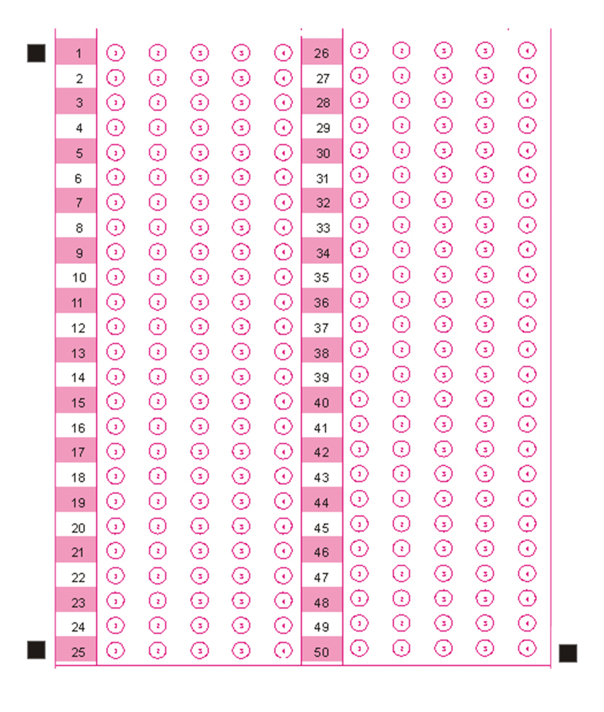
%> input picture Projeto/exemplo teste.jpg, 1207 x 1423 px (shown at 1/2 size)
$ octave --eval "result = cropa(imread('exemplo teste.jpg'));"   (GNU Octave 9; MATLAB toolbox functions it lacks are replaced by stand-ins)
%> lines starting %> are read from the running program, lines starting %| are printed output that depends on the picture; in (x1, y1, x2, y2) boxes, pixels count from 0 and x2, y2 are one past the last pixel; in counts of white or black regions, pixels touching at a corner belong together; the program's own positions count from 1
%script crop e tratamento inicial
function y=cropa(rgb)

##[altura, largura,p] = size(rgb);
##rec = [50 50    largura-101 altura-101];
##rgbC = imcrop(rgb,rec);

BW = roicolor(rgb,0,40);

BW_final = max(BW,[],3);
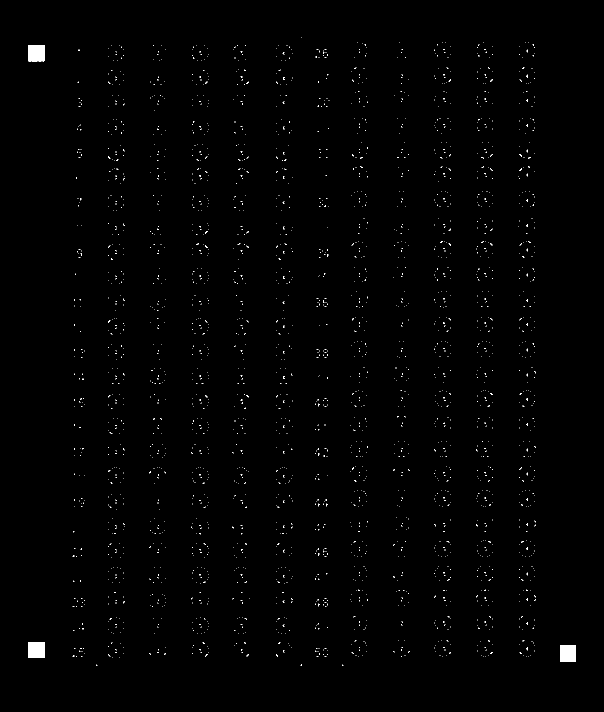
%> BW_final: size 1423x1207 logical (shown at 1/2 size); 0.6% white; 2508 white regions (2505 under 20 px), largest, box (x1, y1, x2, y2) and area: (56, 90, 89, 123) 1055, (56, 1284, 89, 1316) 1027, (1120, 1291, 1152, 1323) 1024

SE = strel('disk',15,0);
bw1m = imclose(BW_final, SE);
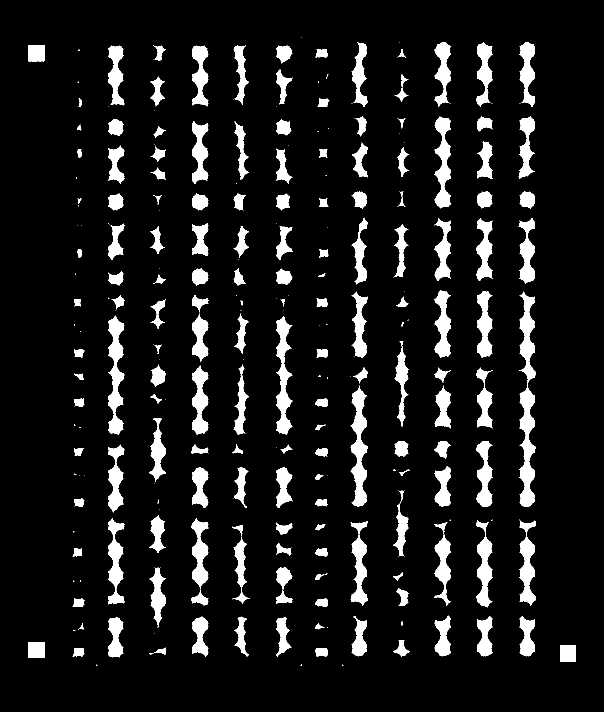
%> bw1m: size 1423x1207 logical (shown at 1/2 size); 9.7% white; 259 white regions (95 under 20 px), largest, box (x1, y1, x2, y2) and area: (1039, 771, 1072, 1014) 4603, (701, 771, 736, 1014) 4479, (216, 631, 249, 869) 4332

[row,col] = find(bw1m);
%> row = 166983 values from 75 to 1331; col = 166983 values from 57 to 1152

minR = min(row);
%> minR = 75
minC = min(col);
%> minC = 57
maxR = max(row);
%> maxR = 1331
maxC = max(col);
%> maxC = 1152

rec = [minC minR   (maxC-minC) (maxR-minR)];
%> rec = [57 75 1095 1256]
limpa = imcrop(bw1m,rec);
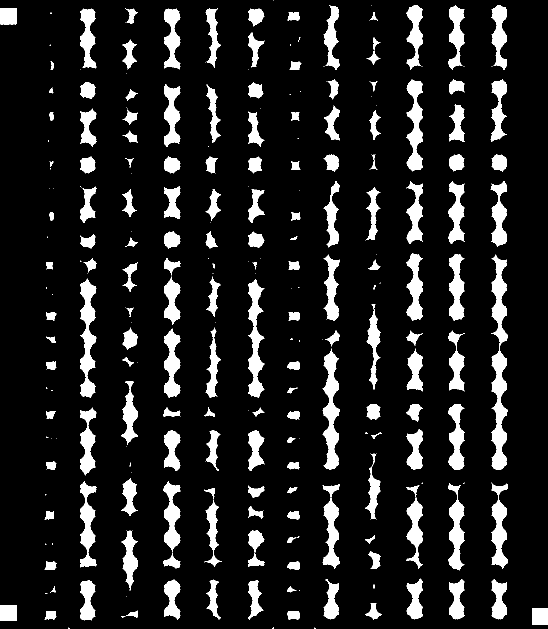
%> limpa: size 1257x1096 logical (shown at 1/2 size); 12.1% white; 259 white regions (95 under 20 px), largest, box (x1, y1, x2, y2) and area: (983, 697, 1016, 940) 4603, (645, 697, 680, 940) 4479, (160, 557, 193, 795) 4332

[altura, largura] = size(limpa);
%> altura = 1257; largura = 1096
rec = [30 30    largura-51 altura-51];
%> rec = [30 30 1045 1206]
limpaC = imcrop(limpa,rec);
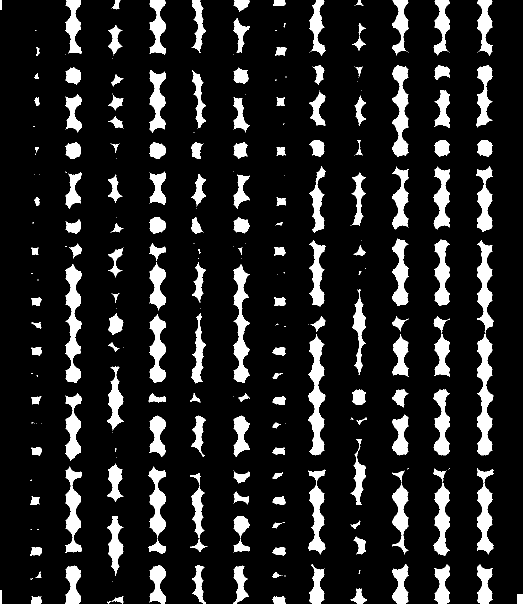
%> limpaC: size 1207x1046 logical (shown at 1/2 size); 12.8% white; 253 white regions (89 under 20 px), largest, box (x1, y1, x2, y2) and area: (954, 668, 987, 911) 4603, (616, 668, 651, 911) 4479, (131, 528, 164, 766) 4332

[altura, largura] = size(limpaC);
%> altura = 1207; largura = 1046
quadrantes = floor(largura/12);
%> quadrantes = 87
faixa1 = imcrop(limpaC, [0 0 6*quadrantes altura]);
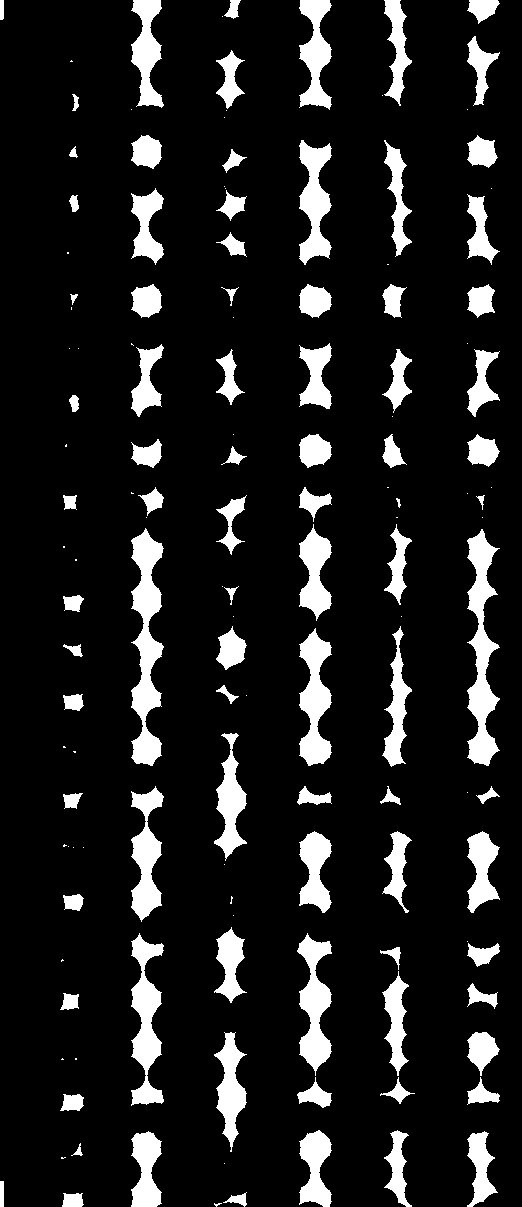
%> faixa1: size 1207x522 logical; 11.9% white; 138 white regions (51 under 20 px), largest, box (x1, y1, x2, y2) and area: (131, 528, 164, 766) 4332, (467, 529, 500, 766) 3971, (131, 933, 164, 1106) 2995
faixa2 = imcrop(limpaC, [6*quadrantes 0 6*quadrantes-1 altura]);
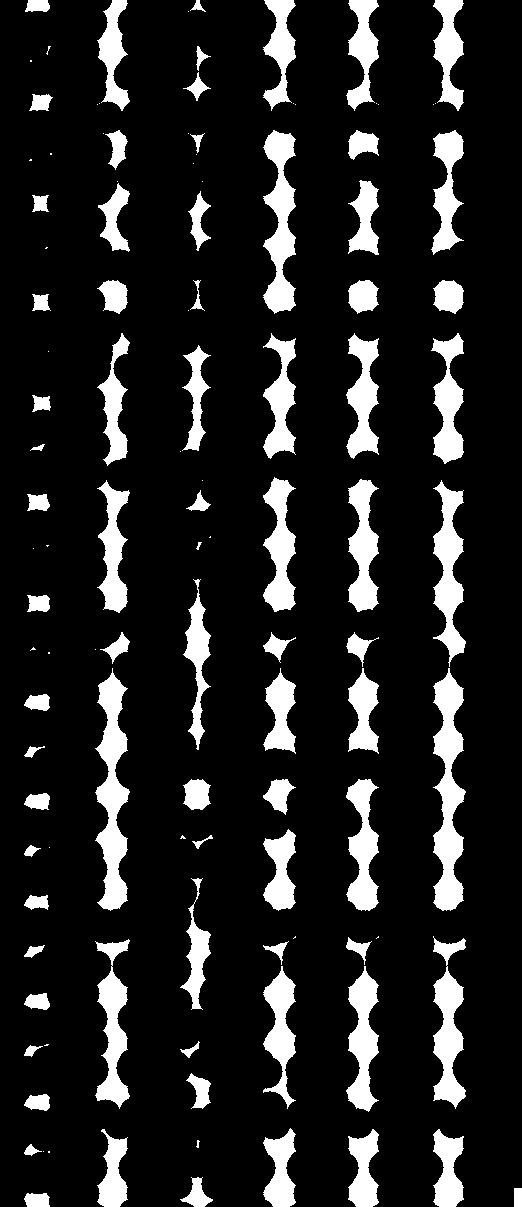
%> faixa2: size 1207x522 logical; 13.6% white; 115 white regions (38 under 20 px), largest, box (x1, y1, x2, y2) and area: (433, 668, 466, 911) 4603, (95, 668, 130, 911) 4479, (263, 130, 296, 314) 3508
lista=cat(1,faixa1, faixa2);
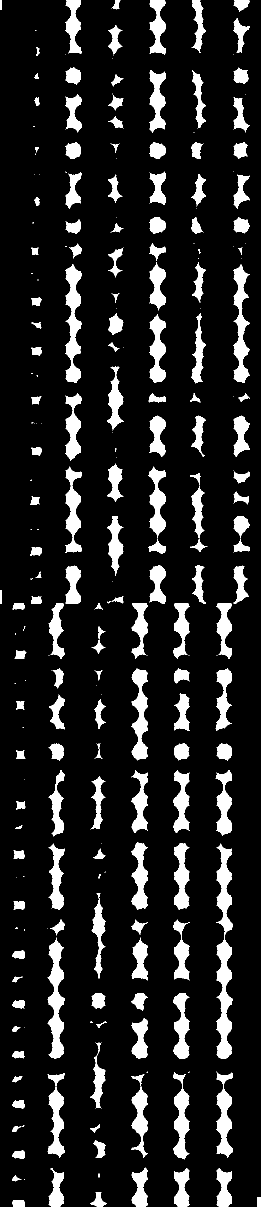
%> lista: size 2414x522 logical (shown at 1/2 size); 12.8% white; 253 white regions (89 under 20 px), largest, box (x1, y1, x2, y2) and area: (433, 1875, 466, 2118) 4603, (95, 1875, 130, 2118) 4479, (131, 528, 164, 766) 4332
y=lista;
endfunction
